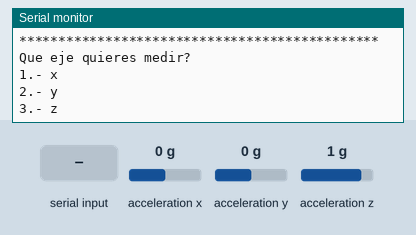
Recording of a sketch running on a simulated Arduino Uno, built with avr-gcc and run on an emulated ATmega328P. Shown: the last lines printed to the serial monitor. Wiring (inferred from the names in the program): ADXL345 accelerometer at I2C address 0x1D. Inputs (shaded band) come from the test bench; at power-on: acceleration x 0 g, acceleration y 0 g, acceleration z 1 g.

Above: at 1.3 s.
1.4 s: "1" received over Serial
At 1.51 s:
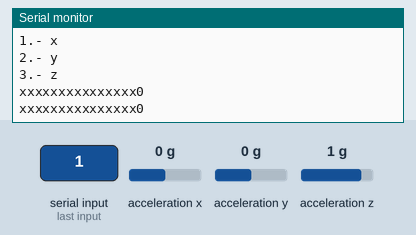
3.3 s: acceleration x set to -1.4 g
At 3.44 s:
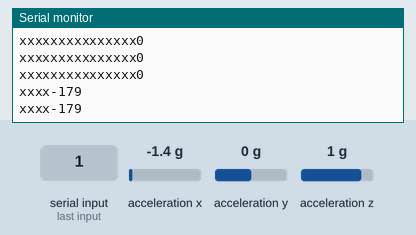
5.2 s: acceleration x set to -0.8 g
At 5.26 s:
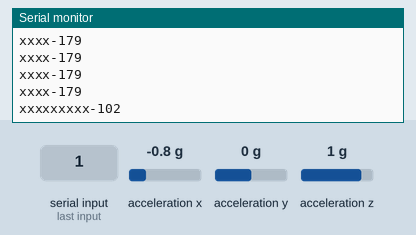
7.1 s: acceleration x set to 0.8 g
At 7.19 s:
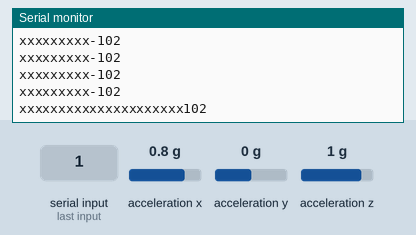
9.0 s: acceleration x set to 1.4 g
At 9.02 s:
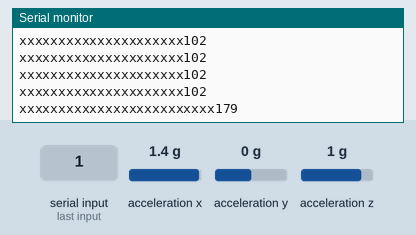
10.9 s: acceleration x set to 0 g
At 10.95 s:
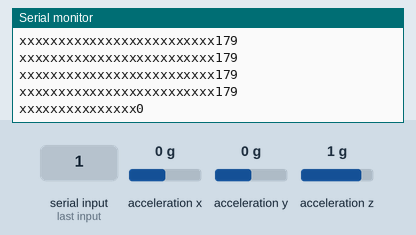

Measured:
- after the input at 1.4 s, the serial monitor: prints a new line at once (image 1)
- after the input at 3.3 s, the serial monitor: prints a new line at once (image 2)
- after the input at 5.2 s, the serial monitor: prints a new line after 0.06 s (image 3)
- after the input at 7.1 s, the serial monitor: prints a new line after 0.09 s (image 4)
- after the input at 9.0 s, the serial monitor: prints a new line at once (image 5)
- after the input at 10.9 s, the serial monitor: prints a new line after 0.05 s (image 6)

The sketch:

adxl_345_test.ino
```cpp
// (licence header left out)
// Cabling for i2c using Sparkfun breakout with an Arduino Uno / Duemilanove:
// Arduino <-> Breakout board
// Gnd      -  GND
// 3.3v     -  VCC
// 3.3v     -  CS
// Analog 4 -  SDA
// Analog 5 -  SLC

// Cabling for i2c using Sparkfun breakout with an Arduino Mega / Mega ADK:
// Arduino <-> Breakout board
// Gnd      -  GND
// 3.3v     -  VCC
// 3.3v     -  CS
// 20       -  SDA
// 21       -  SLC

#include <Wire.h>

#define DEVICE (0x9D) // Device address as specified in data sheet

byte _buff[6];

char POWER_CTL = 0x2D;	//Power Control Register
char DATA_FORMAT = 0x31;
char DATAX0 = 0x32;	//X-Axis Data 0
char DATAX1 = 0x33;	//X-Axis Data 1
char DATAY0 = 0x34;	//Y-Axis Data 0
char DATAY1 = 0x35;	//Y-Axis Data 1
char DATAZ0 = 0x36;	//Z-Axis Data 0
char DATAZ1 = 0x37;	//Z-Axis Data 1

void setup()
{
  Wire.begin();        // join i2c bus (address optional for master)
  Serial.begin(9600);  // start serial for output. Make sure you set your Serial Monitor to the same!
  Serial.println("init");

  //Put the ADXL345 into +/- 4G range by writing the value 0x01 to the DATA_FORMAT register.
  writeTo(DATA_FORMAT, 0x01);
  //Put the ADXL345 into Measurement Mode by writing 0x08 to the POWER_CTL register.
  writeTo(POWER_CTL, 0x08);

  Serial.println("**********************************************");
  Serial.println("***************Electronica 5 Hz***************");
  Serial.println("******Programa de prueba para el ADXL345******");
  Serial.println("**********************************************");
}

void loop()
{
  menu();
  do{}while(Serial.available() == 0);
  switch (Serial.read())
  {
    case '1':
      //read the x tilt
      do{readAccel(1);}while(Serial.read() != '*');
    break;
    case '2':
      //read the y tilt
      do{readAccel(2);}while(Serial.read() != '*');
    break;
    case '3':
      //read the z tilt
      do{readAccel(3);}while(Serial.read() != '*');
    break;
    default:
      Serial.println("intenta otra vez :)");
    break;
  }
}

void menu()
{
  Serial.println("Que eje quieres medir?");
  Serial.println("1.- x");
  Serial.println("2.- y");
  Serial.println("3.- z");
}

void readAccel(int eje) {
  uint8_t howManyBytesToRead = 6;
  readFrom( DATAX0, howManyBytesToRead, _buff); //read the acceleration data from the ADXL345

  // each axis reading comes in 10 bit resolution, ie 2 bytes.  Least Significat Byte first!!
  // thus we are converting both bytes in to one int
  if(eje == 1)
  {
    int x = (((int)_buff[1]) << 8) | _buff[0];
    for (int barx = map(x, -255, 255, 0, 30); barx>0;barx--)
    {
      Serial.print("x");
    }
    Serial.println(x);
    delay(100);
  }
  else if(eje == 2)
  {
    int y = (((int)_buff[3]) << 8) | _buff[2];
    for (int bary = map(y, -255, 255, 0, 30); bary>0; bary--)
    {
      Serial.print("y");
    }
    Serial.println(y);
    delay(100);
  }
  else if(eje == 3)
  {
    int z = (((int)_buff[5]) << 8) | _buff[4];
    for (int barz = map(z, -255, 255, 0, 30); barz>0;barz--)
    {
      Serial.print("z");
    }
    Serial.println(z);
    delay(100);
  }
}

void writeTo(byte address, byte val) {
  Wire.beginTransmission(DEVICE); // start transmission to device
  Wire.write(address);             // send register address
  Wire.write(val);                 // send value to write
  Wire.endTransmission();         // end transmission
}

// Reads num bytes starting from address register on device in to _buff array
void readFrom(byte address, int num, byte _buff[]) {
  Wire.beginTransmission(DEVICE); // start transmission to device
  Wire.write(address);             // sends address to read from
  Wire.endTransmission();         // end transmission

  Wire.beginTransmission(DEVICE); // start transmission to device
  Wire.requestFrom(DEVICE, num);    // request 6 bytes from device

  int i = 0;
  while(Wire.available())         // device may send less than requested (abnormal)
  {
    _buff[i] = Wire.read();    // receive a byte
    i++;
  }
  Wire.endTransmission();         // end transmission
}
```
